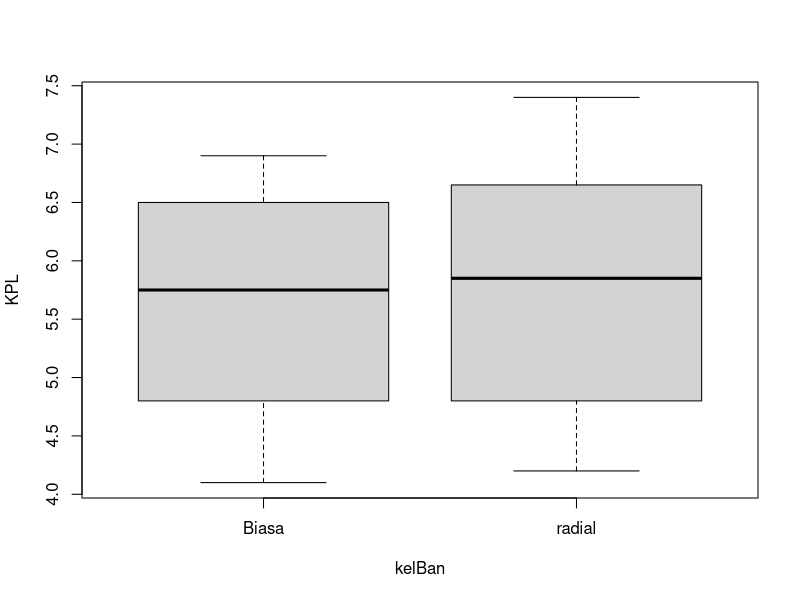
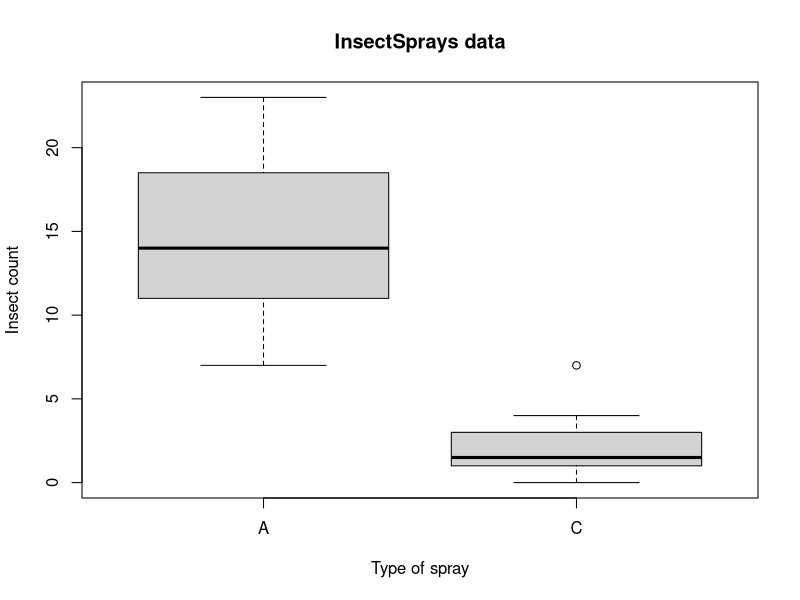

Here is the R script that generated these plots, in order:
data()
data("chickwts")
chick <- chickwts
dim(chick)
head(chick)
summary(chick)

# one sample t test
t.test(chick$weight, alternative = "two.sided", mu = 150) # t test 1 populasi

# unpaired Two Sample t-Test
chick3 <- chick[chick$feed %in% c("casein", "sunflower"), ]

# test for normality
# for variable weight in chick3 data set

# ekstrasi weight dari group casein
dtcasein <- chick3$weight[chick3$feed == "casein"]
shapiro.test(dtcasein)

# ekstrasi weight dari group sunflower
dtsun <- chick3$weight[chick3$feed == "sunflower"]
shapiro.test(dtsun)

# test for equal varians
var.test(weight ~ feed, data = chick3)
bartlett.test(weight ~ feed, data = chick3)

# Assume Equal Variance
t.test(weight ~ feed, data = chick3, var.equal = T)

# Unpaired Two sample t test
Ban <- data.frame(
  kelBan = rep(c("radial", "Biasa"), each = 12),
  KPL = c(
    4.2, 4.7, 6.6, 7, 6.7, 4.5, 5.7, 6, 7.4, 4.9, 6.1, 5.2, 4.1, 4.9, 6.2,
    6.9, 6.8, 4.4, 5.7, 5.8, 6.9, 4.7, 6, 4.9
  )
)

# uji kenormalan simultan
shapiro.test(Ban$KPL) # jika          p > alpa terima ho

# uji kenormalan parsial , kelompok pertama
shapiro.test(Ban[1:12, ]$KPL)

# uji kenormalan parsial , kelompok kedua
shapiro.test(Ban[13:24, ]$KPL)

# Test for Equal variance
var.test(KPL ~ kelBan, data = Ban)
bartlett.test(KPL ~ kelBan, data = Ban)

t.test(KPL ~ kelBan, data = Ban, alternative = "greater", var.equal = T)

boxplot(KPL ~ kelBan, data = Ban)

# paired two sampel t test
before <- c(12.9, 13.5, 12.8, 15.6, 17.2, 19.2, 12.6, 15.3, 14.4, 11.3)
after <- c(12.7, 13.6, 12, 15.2, 16.8, 20, 12, 15.9, 16, 11.1)

# uji kenormalan simultan
shapiro.test(before - after)

t.test(before, after, paired = T)

# Paired Two sample Test
baseline <- c(115, 112, 107, 119, 115, 138, 126, 105, 104, 115)
theraphy <- c(128, 115, 106, 128, 122, 145, 132, 109, 102, 117)

# uji kenormalan
shapiro.test(theraphy - baseline)
t.test(theraphy, baseline, paired = T, alternative = "greater")


data("InsectSprays")
insect <- InsectSprays

# explore data
dim(insect)
head(insect)
attach(insect)
summary(insect)
table(spray, count)

# Unpaired two sample t test
subset.insectSpray <- InsectSprays[InsectSprays$spray %in% c("A", "C"), ]

attach(subset.insectSpray)
# test for normality
# for variable count
shapiro.test(count)

# Test for equal Variance
var.test(count ~ spray)

subset.insectSpray$spray <- factor(subset.insectSpray$spray)
boxplot(count ~ spray,
  data = subset.insectSpray,
  xlab = "Type of spray", ylab = "Insect count",
  main = "InsectSprays data", varwidth = T, col = "lightgray"
)

# Assume unequal variance
t.test(count ~ spray, var.equal = F)
